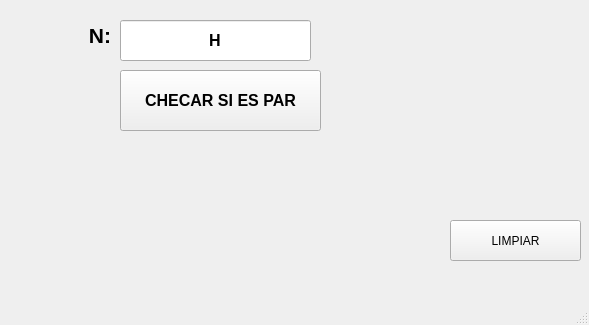
<?xml version="1.0" encoding="UTF-8"?>
<ui version="4.0">
 <class>MainWindow</class>
 <widget class="QMainWindow" name="MainWindow">
  <property name="geometry">
   <rect>
    <x>0</x>
    <y>0</y>
    <width>589</width>
    <height>325</height>
   </rect>
  </property>
  <property name="windowTitle">
   <string>MainWindow</string>
  </property>
  <widget class="QWidget" name="centralwidget">
   <widget class="QPushButton" name="btn_checar">
    <property name="geometry">
     <rect>
      <x>120</x>
      <y>70</y>
      <width>201</width>
      <height>61</height>
     </rect>
    </property>
    <property name="font">
     <font>
      <pointsize>12</pointsize>
      <weight>75</weight>
      <bold>true</bold>
     </font>
    </property>
    <property name="text">
     <string>CHECAR SI ES PAR</string>
    </property>
   </widget>
   <widget class="QLineEdit" name="txt_n">
    <property name="geometry">
     <rect>
      <x>120</x>
      <y>20</y>
      <width>191</width>
      <height>41</height>
     </rect>
    </property>
    <property name="font">
     <font>
      <pointsize>12</pointsize>
      <weight>75</weight>
      <bold>true</bold>
     </font>
    </property>
    <property name="text">
     <string>H</string>
    </property>
    <property name="alignment">
     <set>Qt::AlignCenter</set>
    </property>
   </widget>
   <widget class="QLabel" name="label">
    <property name="geometry">
     <rect>
      <x>40</x>
      <y>15</y>
      <width>71</width>
      <height>41</height>
     </rect>
    </property>
    <property name="font">
     <font>
      <pointsize>16</pointsize>
      <weight>75</weight>
      <bold>true</bold>
     </font>
    </property>
    <property name="text">
     <string>N:</string>
    </property>
    <property name="alignment">
     <set>Qt::AlignRight|Qt::AlignTrailing|Qt::AlignVCenter</set>
    </property>
   </widget>
   <widget class="QPushButton" name="btn_limpiar">
    <property name="geometry">
     <rect>
      <x>450</x>
      <y>220</y>
      <width>131</width>
      <height>41</height>
     </rect>
    </property>
    <property name="text">
     <string>LIMPIAR</string>
    </property>
   </widget>
  </widget>
  <widget class="QMenuBar" name="menubar">
   <property name="geometry">
    <rect>
     <x>0</x>
     <y>0</y>
     <width>589</width>
     <height>26</height>
    </rect>
   </property>
  </widget>
  <widget class="QStatusBar" name="statusbar"/>
 </widget>
 <resources/>
 <connections/>
</ui>
